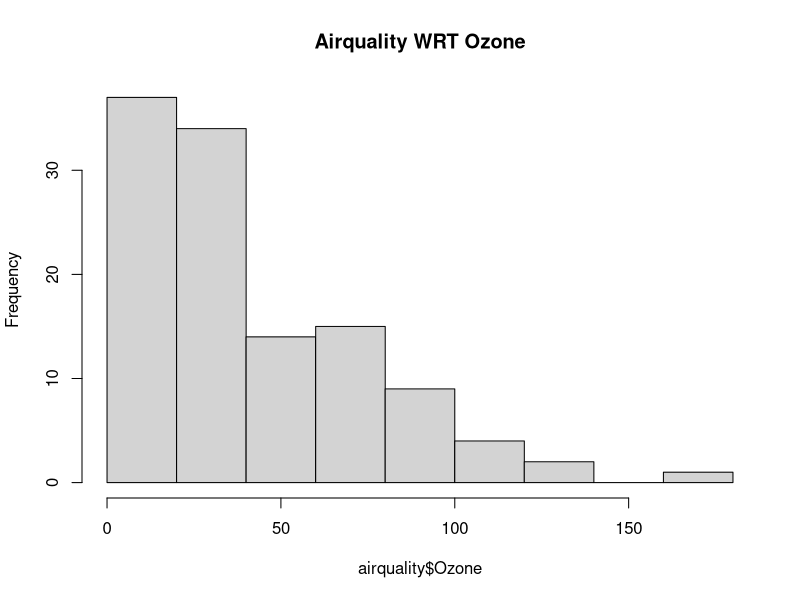
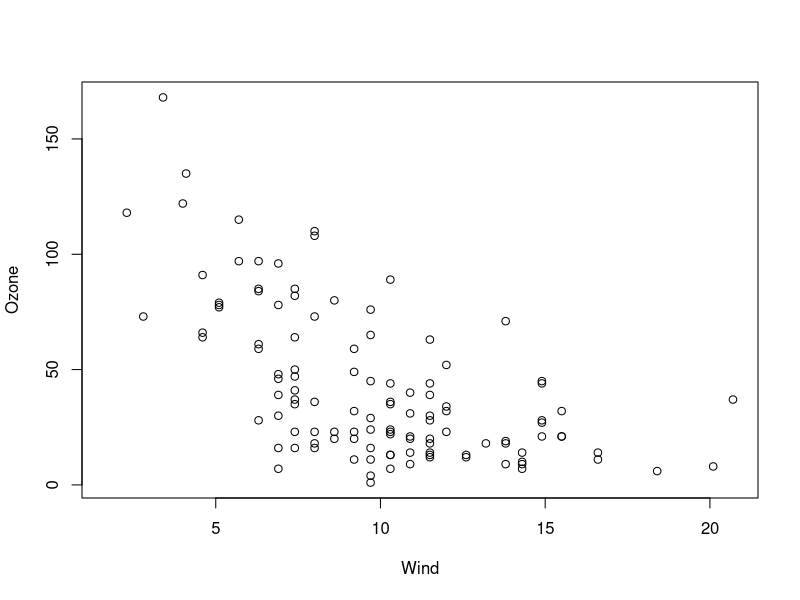
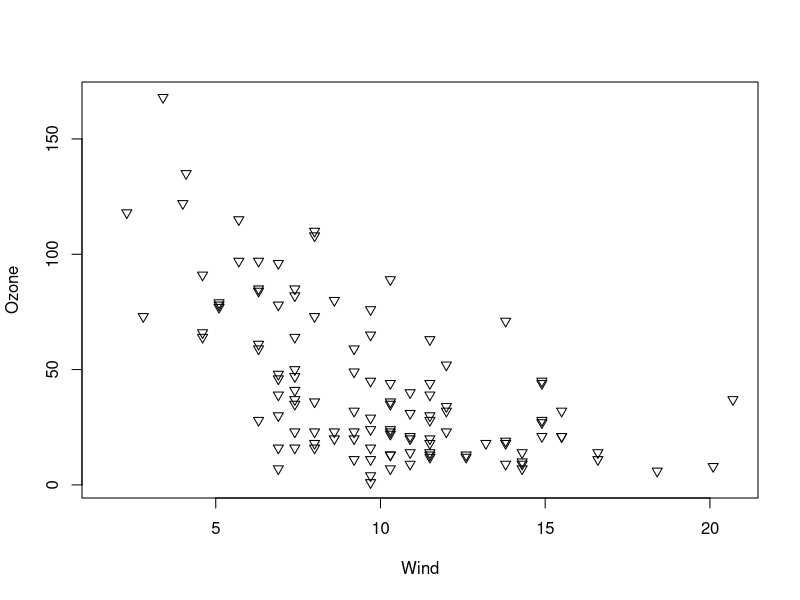
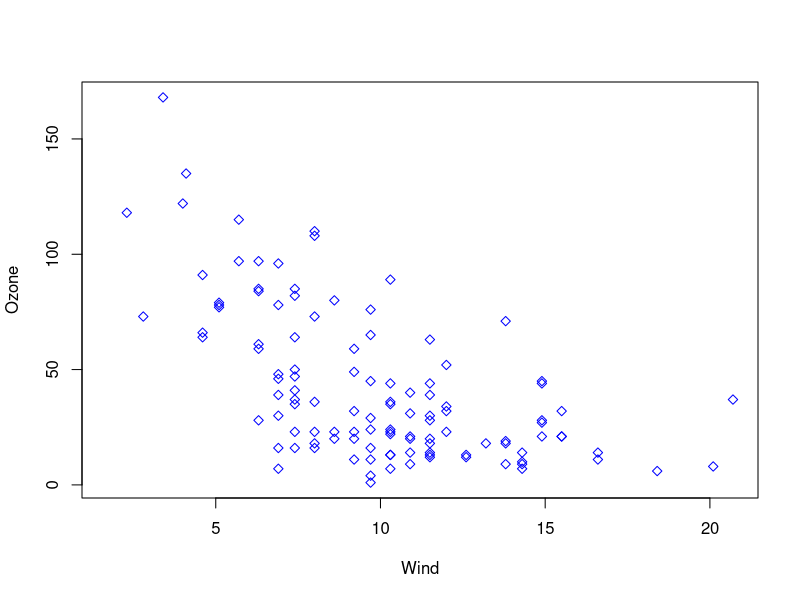

These figures' R source, in order:
library(datasets)
hist(airquality$Ozone, main = "Airquality WRT Ozone")
with(airquality, plot(Wind, Ozone))
#Annotation point and colors.
with(airquality, plot(Wind,Ozone, pch= 25))
with(airquality, plot(Wind,Ozone, pch = 23, col= 'Blue'))
